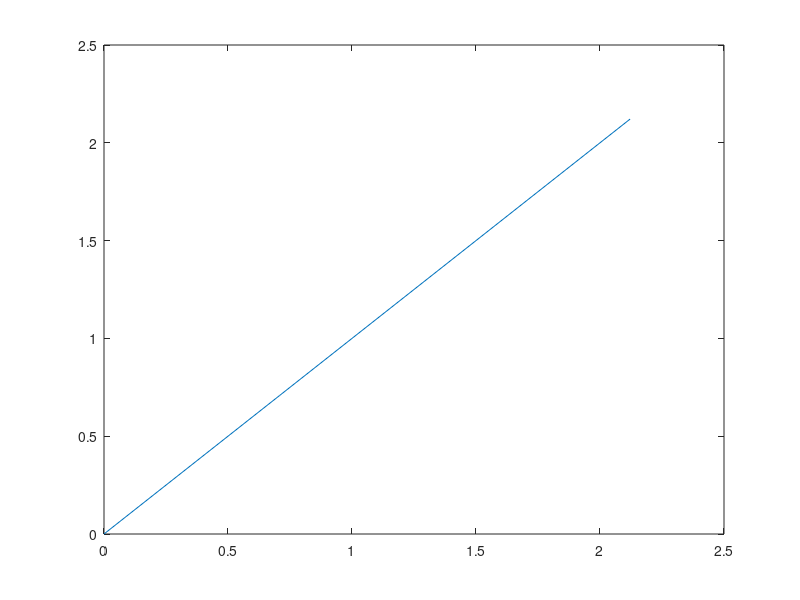

Here is the MATLAB script that generated this plot: (Note: this script raises an error after producing the figure.)
l1 = 1.0;
l2 = 2.0;
theta1 = pi/4;
theta2 = 0;
cp1_x = l1/2*cos(theta1);
cp1_y = l1/2*sin(theta1);
cp2_x = 2*cp1_x + l2/2*cos(theta1+theta2);
cp2_y = 2*cp1_y + l2/2*sin(theta1+theta2);
%plot([0,2*cp1_x,cp2_x+l2/2*sin(theta1+theta2)],[0,2*cp1_y,cp2_y+l2/2*sin(theta1+theta2)]);
x1 = l1*cos(pi/4);
y1 = l1*sin(pi/4);
x2 = x1+l2*cos(pi/4);
y2 = y1+l2*sin(pi/4);
plot([0,x1,x2],[0,y1,y2]);
hold on;
rect_cp = (3+sqrt(2)*0.25)*cos(pi/4);
rect_cp = 2;
rect(2,2,[rect_cp,rect_cp],0,'b');
hold off;
